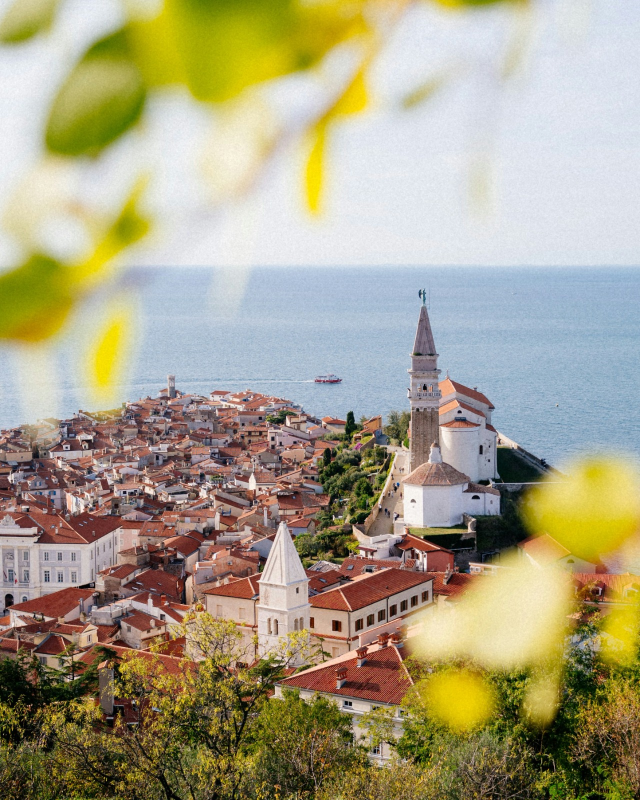
#> input picture Experiment 1 - Solutions by student/experiment-01/experiment-02/image.jpg, 1280 x 1600 px, given in place of input video.mp4, which was not available (shown at 1/2 size)
$ python experiment07.py
#> lines starting #> are read from the running program, lines starting #| are printed output that depends on the picture; pictures that were not available may be replaced by others from this repository, and a replacement may not be noted
# ============================================================
# Experiment No. 7
# Motion Estimation using Optical Flow Algorithms
# ============================================================

# Required Libraries
import cv2
import numpy as np
import matplotlib.pyplot as plt
import time


# ============================================================
# 1. LOAD VIDEO
# ============================================================

# Give the path of your video file here
video_path = "input video.mp4"

# Open the video
cap = cv2.VideoCapture(video_path)

# Check whether video is opened successfully
if not cap.isOpened():
    print("Error: Could not open video.")
    print("Check the video path.")
    exit()

# Read the first frame
ret, first_frame = cap.read()
#> first_frame is the input picture: shape (1600, 1280, 3); mean B, G, R 132.8, 160.5, 167.8

if not ret:
    print("Error: Could not read the first frame.")
    cap.release()
    exit()

# Resize frame if required
scale = 0.75
first_frame = cv2.resize(
    first_frame,
    None,
    fx=scale,
    fy=scale
)
#> first_frame: shape (1200, 960, 3)

# Convert first frame to grayscale
prev_gray = cv2.cvtColor(first_frame, cv2.COLOR_BGR2GRAY)
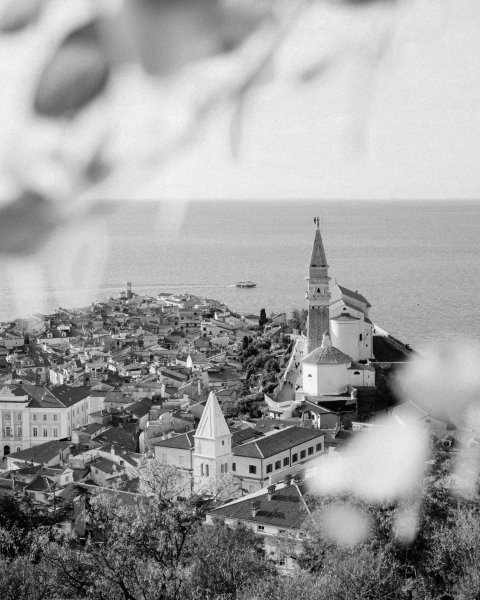
#> prev_gray: shape (1200, 960) (shown at 1/2 size); min 0, max 251, mean 159.4


# ============================================================
# 2. LUCAS-KANADE SPARSE OPTICAL FLOW
# ============================================================

# Parameters for Shi-Tomasi corner detection
feature_params = dict(
    maxCorners=100,
    qualityLevel=0.3,
    minDistance=7,
    blockSize=7
)

# Parameters for Lucas-Kanade Optical Flow
lk_params = dict(
    winSize=(15, 15),
    maxLevel=2,
    criteria=(
        cv2.TERM_CRITERIA_EPS |
        cv2.TERM_CRITERIA_COUNT,
        10,
        0.03
    )
)

# Detect feature points in the first frame
prev_points = cv2.goodFeaturesToTrack(
    prev_gray,
    mask=None,
    **feature_params
)
#> prev_points = 100 rows, first 8: [187, 739], [524, 1055], [102, 673], [113, 1016], [242, 923], [689, 617], [137, 659], [139, 879]

# Create mask for drawing trajectories
lk_mask = np.zeros_like(first_frame)

# Generate random colors for feature points
colors = np.random.randint(
    0, 255,
    (100, 3)
)


# ============================================================
# 3. FARNEBACK DENSE OPTICAL FLOW PARAMETERS
# ============================================================

# Parameters for Farneback algorithm
farneback_params = dict(
    pyr_scale=0.5,
    levels=3,
    winsize=15,
    iterations=3,
    poly_n=5,
    poly_sigma=1.2,
    flags=0
)


# ============================================================
# 4. VIDEO PROCESSING
# ============================================================

frame_count = 0

lk_times = []
farneback_times = []

while True:

    # Read next frame
    ret, frame = cap.read()

    if not ret:
        break

    # Resize frame
    frame = cv2.resize(
        frame,
        None,
        fx=scale,
        fy=scale
    )

    # Convert frame to grayscale
    gray = cv2.cvtColor(
        frame,
        cv2.COLOR_BGR2GRAY
    )


    # ========================================================
    # LUCAS-KANADE OPTICAL FLOW
    # ========================================================

    start_time = time.time()

    if prev_points is not None:

        # Calculate optical flow
        next_points, status, error = cv2.calcOpticalFlowPyrLK(
            prev_gray,
            gray,
            prev_points,
            None,
            **lk_params
        )
#> next_points has the same summary as prev_points; status = 100 values from 1 to 1; error = 100 values from 0 to 0

        # Select only successfully tracked points
        if next_points is not None:

            good_new = next_points[
                status == 1
            ]
#> good_new = 100 pairs, first value 17 to 737, second value 617 to 1138

            good_old = prev_points[
                status == 1
            ]
#> good_old has the same summary as good_new

        else:
            good_new = []
            good_old = []

    else:
        good_new = []
        good_old = []

    lk_time = time.time() - start_time
    lk_times.append(lk_time)


    # ========================================================
    # DRAW LUCAS-KANADE MOTION VECTORS
    # ========================================================

    for i, (new, old) in enumerate(
        zip(good_new, good_old)
    ):

        # Convert coordinates to integers
        x_new, y_new = new.ravel()
        x_old, y_old = old.ravel()

        x_new = int(x_new)
        y_new = int(y_new)
        x_old = int(x_old)
        y_old = int(y_old)

        # Draw trajectory line
        lk_mask = cv2.line(
            lk_mask,
            (x_new, y_new),
            (x_old, y_old),
            colors[i].tolist(),
            2
        )

        # Draw current point
        frame = cv2.circle(
            frame,
            (x_new, y_new),
            5,
            colors[i].tolist(),
            -1
        )

        # Draw arrow showing direction
        frame = cv2.arrowedLine(
            frame,
            (x_old, y_old),
            (x_new, y_new),
            (0, 255, 0),
            2,
            tipLength=0.3
        )
#> this loop made 100 passes
#> (x_new, y_new, x_old, y_old) on passes 1 to 12: (187, 739, 187, 739), (524, 1055, 524, 1055), (102, 673, 102, 673), (113, 1016, 113, 1016), (242, 923, 242, 923), (689, 617, 689, 617), (137, 659, 137, 659), (139, 879, 139, 879), (130, 672, 130, 672), (633, 807, 633, 807), (545, 835, 545, 835), (500, 932, 500, 932)
#> pass 1, `frame = cv2.circle( frame, (x_new, y_new), 5, colors[i].tolist(), -1 )`:
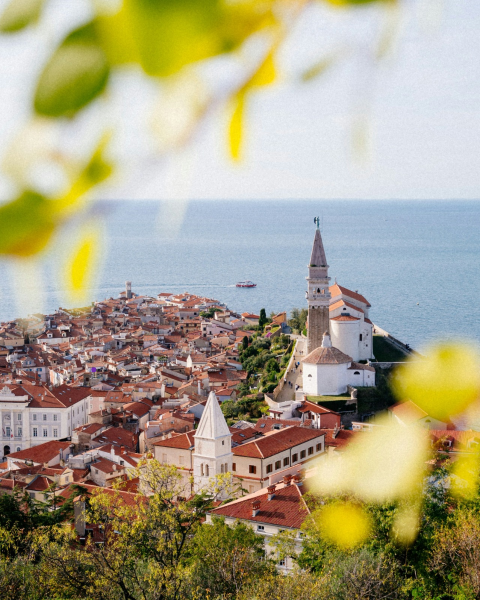
#> frame: shape (1200, 960, 3) (shown at 1/2 size); mean B, G, R 132.8, 160.4, 167.7
#> after the loop:
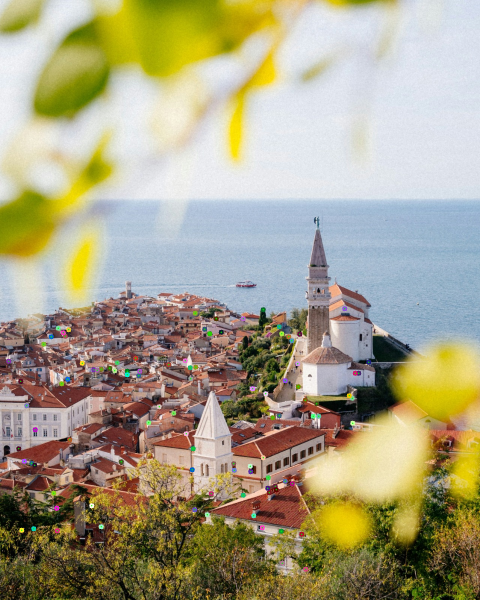
#> frame: shape (1200, 960, 3) (shown at 1/2 size); mean B, G, R 132.8, 160.5, 167.6
#> after the loop:
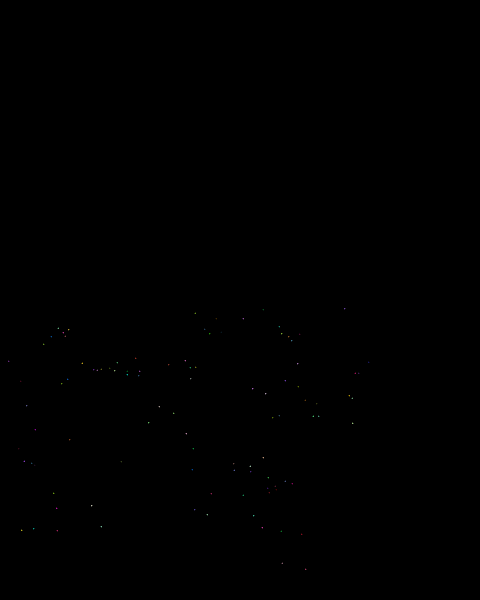
#> lk_mask: shape (1200, 960, 3) (shown at 1/2 size); mean of channels 0, 1, 2 0.1, 0.1, 0.1; drawn as B, G, R


    # ========================================================
    # FARNEBACK DENSE OPTICAL FLOW
    # ========================================================

    start_time = time.time()

    dense_flow = cv2.calcOpticalFlowFarneback(
        prev_gray,
        gray,
        None,
        **farneback_params
    )

    farneback_time = time.time() - start_time
    farneback_times.append(farneback_time)


    # ========================================================
    # CONVERT DENSE FLOW TO COLOR VISUALIZATION
    # ========================================================

    # Calculate magnitude and angle
    magnitude, angle = cv2.cartToPolar(
        dense_flow[..., 0],
        dense_flow[..., 1]
    )

    # HSV image
    hsv = np.zeros_like(frame)

    # Saturation
    hsv[..., 1] = 255

    # Direction of motion
    hsv[..., 0] = angle * 180 / np.pi / 2

    # Magnitude of motion
    hsv[..., 2] = cv2.normalize(
        magnitude,
        None,
        0,
        255,
        cv2.NORM_MINMAX
    )
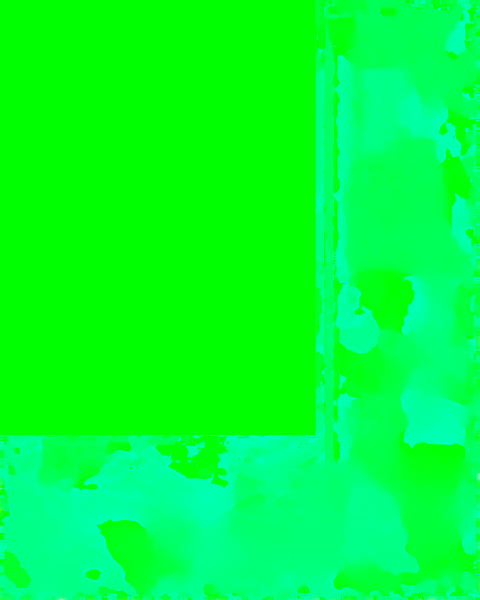
#> hsv: shape (1200, 960, 3) (shown at 1/2 size); mean of channels 0, 1, 2 53.4, 255, 0.1; drawn as B, G, R

    # Convert HSV to BGR
    dense_flow_color = cv2.cvtColor(
        hsv,
        cv2.COLOR_HSV2BGR
    )


    # ========================================================
    # COMBINE LUCAS-KANADE RESULT
    # WITH DENSE FLOW RESULT
    # ========================================================

    lk_result = cv2.add(
        frame,
        lk_mask
    )

    # Add labels
    cv2.putText(
        lk_result,
        "Lucas-Kanade Sparse Optical Flow",
        (20, 30),
        cv2.FONT_HERSHEY_SIMPLEX,
        0.7,
        (0, 255, 255),
        2
    )
#> lk_result: shape (1200, 960, 3); mean B, G, R 132.7, 160.7, 167.8

    cv2.putText(
        dense_flow_color,
        "Farneback Dense Optical Flow",
        (20, 30),
        cv2.FONT_HERSHEY_SIMPLEX,
        0.7,
        (255, 255, 255),
        2
    )
#> dense_flow_color: shape (1200, 960, 3); mean B, G, R 0.6, 0.5, 0.5


    # ========================================================
    # DISPLAY RESULTS
    # ========================================================

    # Resize for side-by-side display
    display_lk = cv2.resize(
        lk_result,
        (640, 480)
    )

    display_dense = cv2.resize(
        dense_flow_color,
        (640, 480)
    )
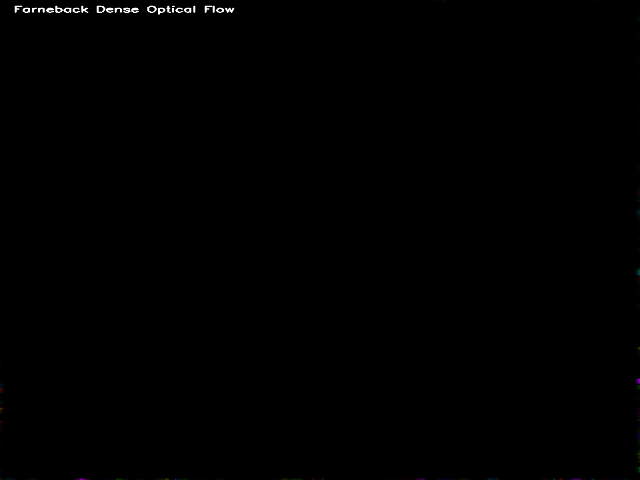
#> display_dense: shape (480, 640, 3); mean B, G, R 0.5, 0.5, 0.5

    # Combine both results
    combined = np.hstack(
        (display_lk, display_dense)
    )
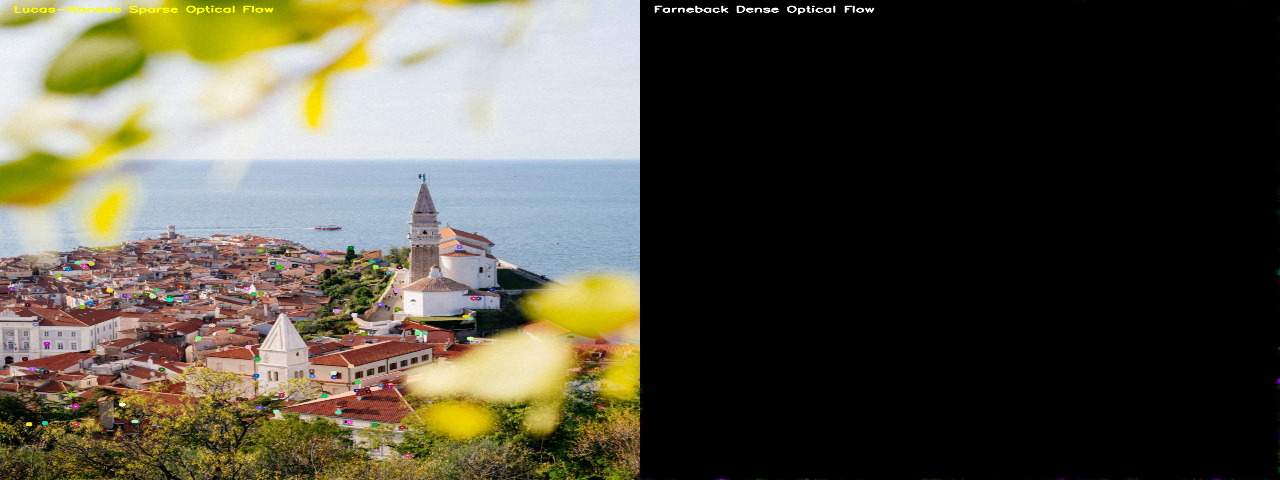
#> combined: shape (480, 1280, 3); mean B, G, R 66.6, 80.6, 84.2

    # Show result
    cv2.imshow(
        "Optical Flow Comparison",
        combined
    )


    # ========================================================
    # UPDATE PREVIOUS FRAME AND POINTS
    # ========================================================

    prev_gray = gray.copy()

    if len(good_new) > 0:

        # Convert points to correct format
        prev_points = np.array(
            good_new,
            dtype=np.float32
        ).reshape(-1, 1, 2)

    else:

        # Detect new features if points are lost
        prev_points = cv2.goodFeaturesToTrack(
            gray,
            mask=None,
            **feature_params
        )

        # Reset trajectory mask
        lk_mask = np.zeros_like(frame)


    frame_count += 1


    # Press 'q' to quit
    key = cv2.waitKey(1) & 0xFF
#> (key q is pressed here)

    if key == ord('q'):
        break


# ============================================================
# 5. RELEASE VIDEO
# ============================================================

cap.release()
cv2.destroyAllWindows()


# ============================================================
# 6. PERFORMANCE ANALYSIS
# ============================================================

if len(lk_times) > 0:

    average_lk_time = np.mean(lk_times)

else:

    average_lk_time = 0


if len(farneback_times) > 0:

    average_farneback_time = np.mean(
        farneback_times
    )

else:

    average_farneback_time = 0


print("\n==========================================")
print("       OPTICAL FLOW PERFORMANCE")
print("==========================================")

print("Total frames processed:",
      frame_count)

print(
    "Average Lucas-Kanade processing time:",
    round(average_lk_time * 1000, 3),
    "ms/frame"
)

print(
    "Average Farneback processing time:",
    round(farneback_time * 1000, 3),
    "ms/frame"
)

print("==========================================")
